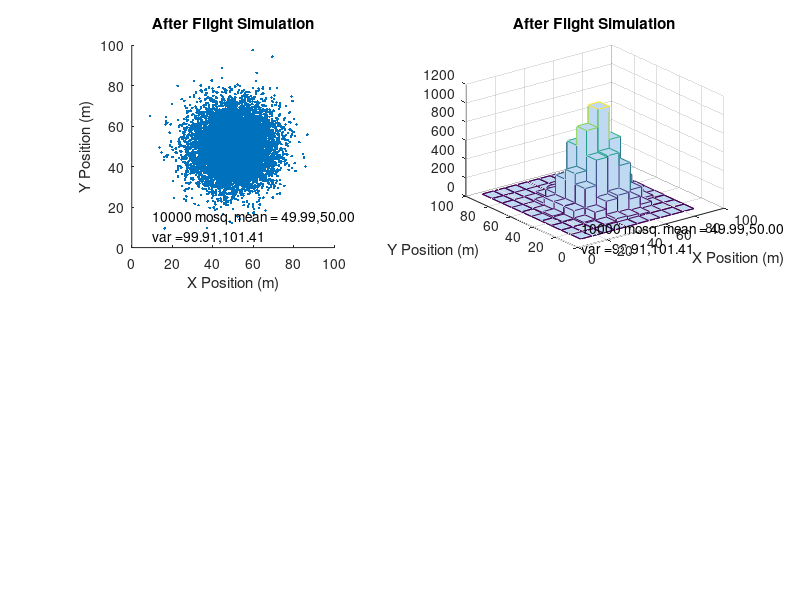

This chart was generated by the following MATLAB code: (Note: this script raises an error after producing the figure.)
%initialize variables
nM = 10000; %starting number of mosquitoes
L = 100; %size of workspace (m)
nIters = 2000; %number of time steps to run mosquito simulation between robot runs
timeStep = 1; %length of time in one loop iteration (s)
mu = [L/2 L/2]; %center of mosquito distribution
sigma = L/10; %standard deviation of mosquito distribution
cumIters = 0; %cumulative iteration counter
numKilled = 0; %number of mosquitoes killed

%initialize mosquito positions randomly
PoseM = [repmat(mu,nM,1) + randn(nM,2)*sigma,2*pi*rand(nM,1),ones(nM,1)]; %normal distribution

%display scatter plot of positions
figure(1);
set(gcf,'color','w');
subplot(2,2,1)
scatter(PoseM(:,1),PoseM(:,2),'.');
axis equal  %make axis lengths equal
axis(L*[0,1,0,1])
xlabel('X Position (m)');
ylabel('Y Position (m)');
title('After Flight Simulation')
text(10,10,{[num2str(numel(PoseM(:,1))),' mosq. mean = ',num2str(mean(PoseM(:,1)),'%.2f'),',',num2str(mean(PoseM(:,2)),'%.2f')];...
    ['var =',num2str(var(PoseM(:,1)),'%.2f'),',',num2str(var(PoseM(:,2)),'%.2f')]});

%display histogram of positions
subplot(2,2,2)
hist3(PoseM(:,1:2));
xlabel('X Position (m)');
ylabel('Y Position (m)');
title('After Flight Simulation')
text(10,10,{[num2str(numel(PoseM(:,1))),' mosq. mean = ',num2str(mean(PoseM(:,1)),'%.2f'),',',num2str(mean(PoseM(:,2)),'%.2f')];...
    ['var =',num2str(var(PoseM(:,1)),'%.2f'),',',num2str(var(PoseM(:,2)),'%.2f')]});

suptitle({['Positions of ', num2str(nM), ' Mosquitoes'];['After ', num2str(cumIters), ' Iterations - ', num2str(numKilled), ' Killed']})
pause(1.0)

for i=1:10
    %simulate mosquitoes
    PoseM = MosquitoFlightSimNormal(PoseM,L,nIters,1,mu,sigma);
    cumIters = cumIters + nIters;
    %select living mosquitoes to plot
    PlotM = PoseM(logical(PoseM(:,4)),:);
    
    %display scatter plot of positions
    figure(1)
    subplot(2,2,1)
    scatter(PlotM(:,1),PlotM(:,2),'.')
    axis equal  %make axis lengths equal
    axis(L*[0,1,0,1])
    xlabel('X Position (m)');
    ylabel('Y Position (m)');
    title('After Flight Simulation')
    text(10,10,{[num2str(numel(PoseM(:,1))),' mosq. mean = ',num2str(mean(PoseM(:,1)),'%.2f'),',',num2str(mean(PoseM(:,2)),'%.2f')];...
        ['var =',num2str(var(PoseM(:,1)),'%.2f'),',',num2str(var(PoseM(:,2)),'%.2f')]});
    
    
    %display histogram of positions
    subplot(2,2,2)
    hist3(PlotM(:,1:2))
    xlabel('X Position (m)');
    ylabel('Y Position (m)');
    title('After Flight Simulation')
    
    %kill some mosquitoes
    PoseM = MosquitoKiller(PoseM,L);
    numKilled = sum(PoseM(:,4)==0);
    %select living mosquitoes to plot
    PlotM = PoseM(logical(PoseM(:,4)),:);
    
    %display scatter plot of positions
    subplot(2,2,3)
    scatter(PlotM(:,1),PlotM(:,2),'.');
    axis equal  %make axis lengths equal
    axis(L*[0,1,0,1])
    xlabel('X Position (m)');
    ylabel('Y Position (m)');
    title('After Killer Simulation')
    text(10,10,{[num2str(numel(PlotM(:,1))),' mosq. mean = ',num2str(mean(PlotM(:,1)),'%.2f'),',',num2str(mean(PlotM(:,2)),'%.2f')];...
        ['var =',num2str(var(PlotM(:,1)),'%.2f'),',',num2str(var(PlotM(:,2)),'%.2f')]});
    
    
    %display histogram of positions
    subplot(2,2,4)
    hist3(PlotM(:,1:2))
    xlabel('X Position (m)');
    ylabel('Y Position (m)');
    title('After Killer Simulation')
    
    suptitle({['Positions of ', num2str(nM), ' Mosquitoes'];['After ', num2str(cumIters), ' Iterations - ', num2str(numKilled), ' Killed']})
    pause(2.0)
    
    figure(2)
    normplot(PlotM(:,1:2))
end


